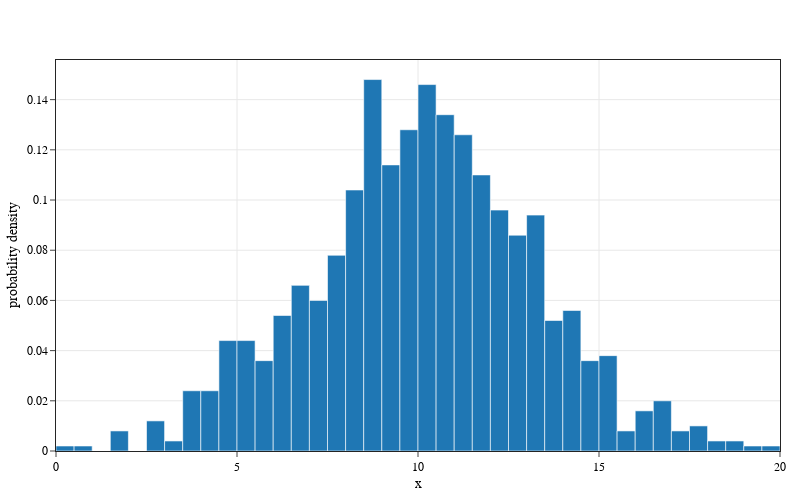

The code cell stored with this chart in its notebook:
### Code cell
# Plot the newly created random variates (`rvs`)
fig = px.histogram(x=sample, histnorm="probability density").update(
    layout=dict(height=500, width=800)
)
fig.write_image("plot-pdf-histogram-rvs-hist.svg")
fig.show()

### Figure 1 — Plotly figure (JSON) as saved in the notebook; plotly's stock layout.template omitted (floating-point values rounded to 4 significant figures; data arrays with more than 128 entries replaced by an {"elided": "..."} marker saying what was removed)
{"data": [{"alignmentgroup": "True", "bingroup": "x", "histnorm": "probability density", "hovertemplate": "x=%{x}<br>probability density=%{y}<extra></extra>", "legendgroup": "", "marker": {"color": "#1F77B4", "pattern": {"shape": ""}}, "name": "", "offsetgroup": "", "orientation": "v", "showlegend": false, "type": "histogram", "x": {"elided": "1000 float values"}, "xaxis": "x", "yaxis": "y"}], "layout": {"barmode": "relative", "height": 500, "legend": {"tracegroupgap": 0}, "width": 800, "xaxis": {"anchor": "y", "domain": [0, 1], "title": {"text": "x"}}, "yaxis": {"anchor": "x", "domain": [0, 1], "title": {"text": "probability density"}}}}
